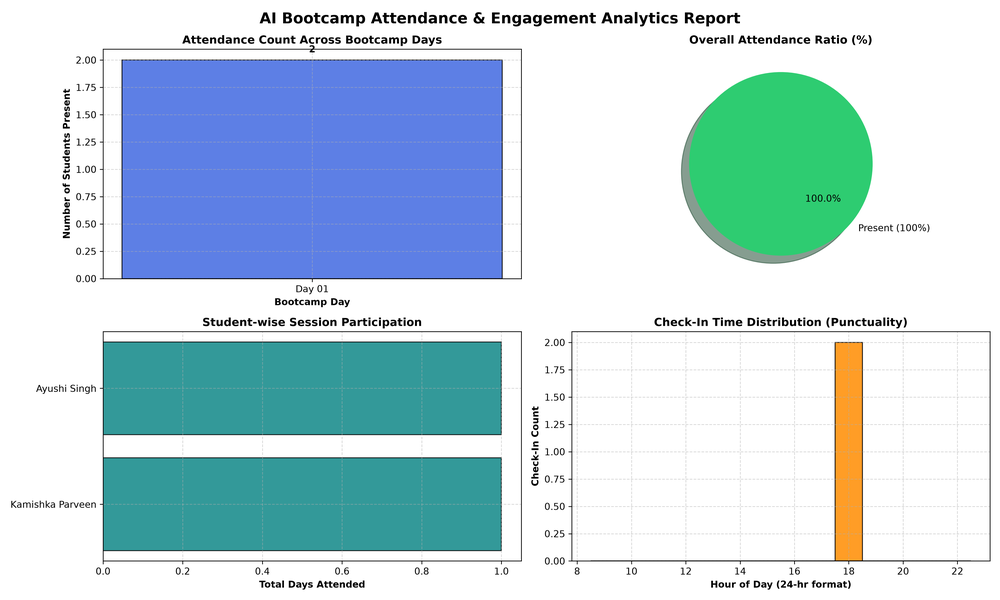
#> input picture bootcamp_attendance_report.png, 1000 x 600 px, shrunk from 4500 x 2700 before the run, given in place of the camera
$ python draw_canvas.py
#> lines starting #> are read from the running program, lines starting #| are printed output that depends on the picture; after the words box and inside, x2 and y2 are one past the last pixel; in counts of white or black regions, pixels touching at a corner belong together
import cv2
import numpy as np

# 1. Initialize Webcam (CAP_DSHOW prevents camera light freeze on Windows)
cap = cv2.VideoCapture(0, cv2.CAP_DSHOW)

# 2. Define HSV Color Range for a BLUE object (Default)
# Tip: Adjust lower/upper bounds if using a Red/Green object!
LOWER_COLOR = np.array([100, 150, 0])  # Lower bound for Blue in HSV
UPPER_COLOR = np.array([140, 255, 255])  # Upper bound for Blue in HSV

canvas = None
prev_point = None

print("Air Canvas Started! Wave a BLUE marker in front of the camera to draw.")
print("Press 'c' to clear canvas. Press 'q' to quit.")

while cap.isOpened():
  success, frame = cap.read()
#> frame is the input picture: shape (600, 1000, 3); mean B, G, R 223.8, 215, 191.9
  if not success:
    break

  # Flip frame horizontally for intuitive "mirror" drawing
  frame = cv2.flip(frame, 1)
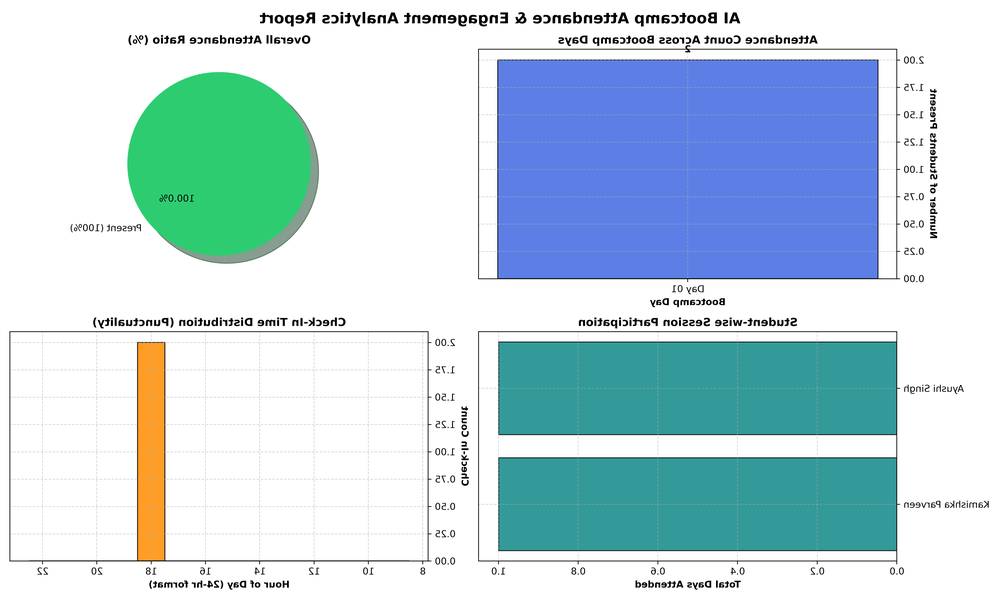
#> frame: shape (600, 1000, 3); mean B, G, R 223.8, 215, 191.9

  # Initialize black canvas to match camera size on first frame
  if canvas is None:
    canvas = np.zeros_like(frame)

  # --- CORE CV CONCEPTS FOR STUDENTS ---

  # A. Convert BGR to HSV color space (easier to isolate specific colors)
  hsv = cv2.cvtColor(frame, cv2.COLOR_BGR2HSV)
#> hsv: shape (600, 1000, 3); mean H, S, V 30.8, 52.7, 229.9

  # B. Create binary mask (White = color detected, Black = background)
  mask = cv2.inRange(hsv, LOWER_COLOR, UPPER_COLOR)
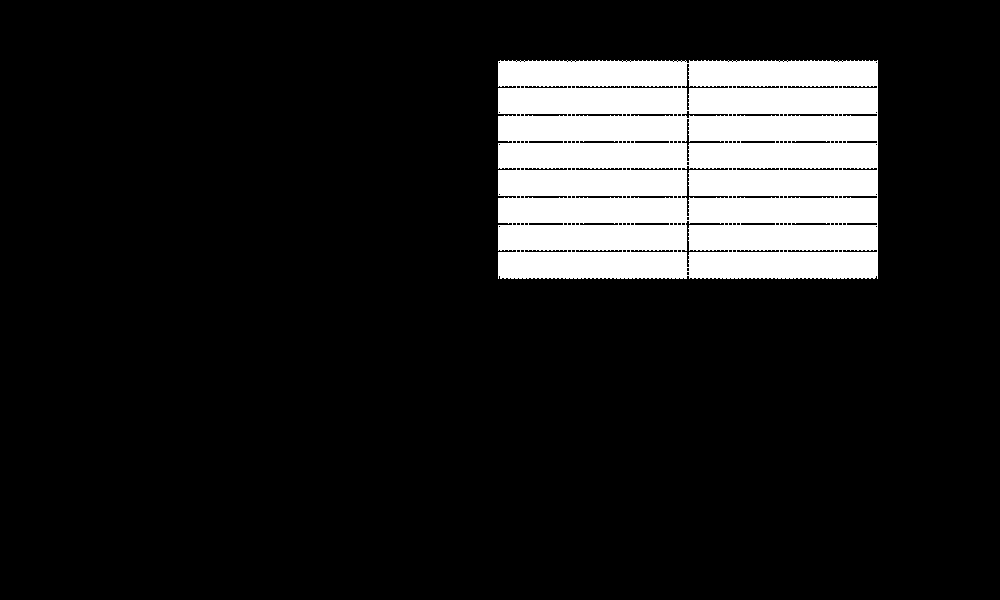
#> mask: shape (600, 1000); 13% white; 1 white region, box (x1, y1, x2, y2) and area: (498, 60, 878, 279) 77843

  # Clean noise using morphological erosion and dilation
  mask = cv2.erode(mask, None, iterations=1)
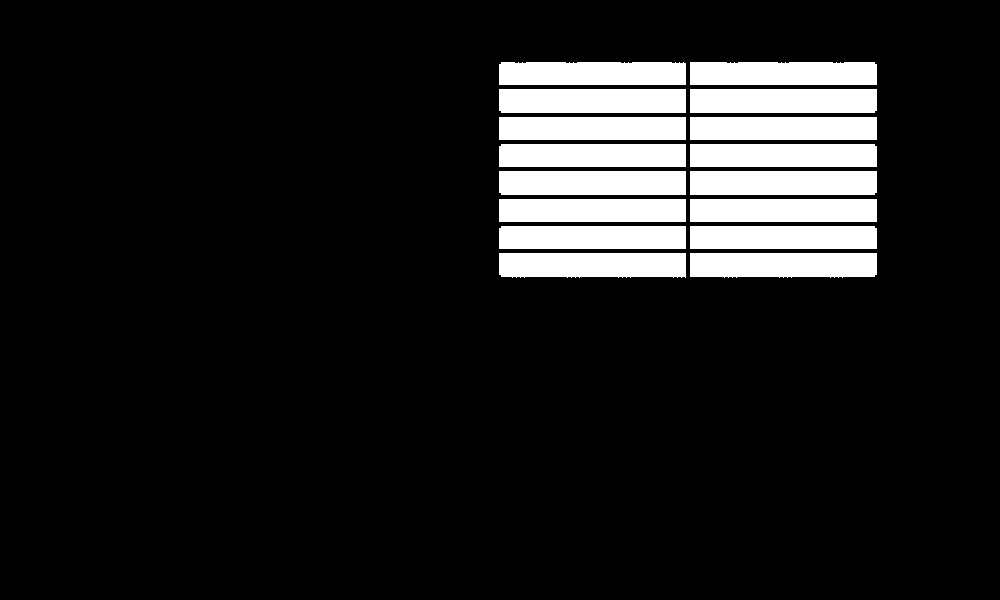
#> mask: shape (600, 1000); 11.6% white; 16 white regions, largest, box (x1, y1, x2, y2) and area: (499, 253, 686, 278) 4500, (690, 253, 877, 278) 4496, (499, 89, 686, 113) 4484
  mask = cv2.dilate(mask, None, iterations=1)
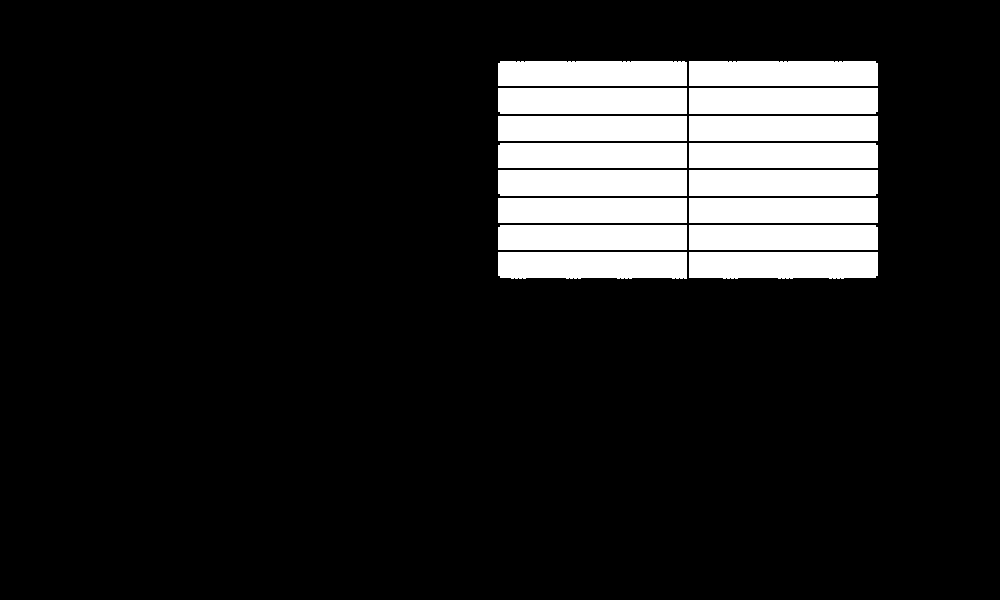
#> mask: shape (600, 1000); 12.8% white; 16 white regions

  # C. Find contours (outlines of detected shapes)
  contours, _ = cv2.findContours(
      mask, cv2.RETR_EXTERNAL, cv2.CHAIN_APPROX_SIMPLE
  )
#> contours = 16 contours; largest, box (x1, y1, x2, y2) and area: (498, 252, 687, 279) 4744, (689, 252, 878, 279) 4732, (689, 170, 878, 196) 4696, (498, 170, 687, 196) 4696, (689, 88, 878, 114) 4696

  curr_point = None

  if contours:
    # Get the largest contour (prevents small background noise from drawing)
    largest_contour = max(contours, key=cv2.contourArea)
#> largest_contour = contour of 57 points, box (x1, y1, x2, y2) (498, 252, 687, 279), area 4744

    # Filter out tiny detections by minimum area threshold
    if cv2.contourArea(largest_contour) > 500:
      # Calculate centroid (center x, y coordinates) of detected marker
      M = cv2.moments(largest_contour)
#> M = moments, m00 4744, centre m10/m00, m01/m00 = (592.1, 264.6)
      if M['m00'] != 0:
        cX = int(M['m10'] / M['m00'])
#> cX = 592
        cY = int(M['m01'] / M['m00'])
#> cY = 264
        curr_point = (cX, cY)
#> curr_point = (592, 264)

        # Draw a visual tracking dot around object tip
        cv2.circle(frame, curr_point, 8, (0, 255, 255), -1)
#> frame: shape (600, 1000, 3); 0.03% of pixels changed, all inside (x1, y1, x2, y2) = (584, 256, 601, 273)

  # D. Draw lines on the canvas when object moves
  if curr_point and prev_point:
    cv2.line(canvas, prev_point, curr_point, (0, 0, 255), 5)  # Red ink line

  prev_point = curr_point
#> prev_point = (592, 264)

  # Combine live webcam feed and drawing canvas together
  combined = cv2.add(frame, canvas)

  # Display UI instructions
  cv2.putText(
      combined,
      "Press 'c' to Clear | Press 'q' to Quit",
      (10, 30),
      cv2.FONT_HERSHEY_SIMPLEX,
      0.7,
      (255, 255, 255),
      2,
  )
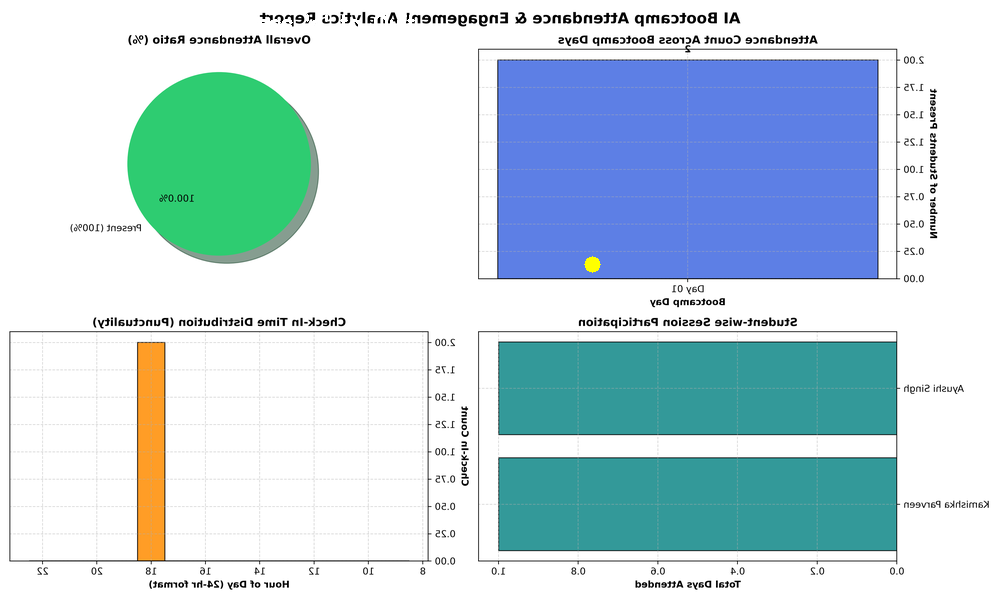
#> combined: shape (600, 1000, 3); mean B, G, R 223.8, 215.1, 192

  cv2.imshow('BCA AI Demo - Virtual Air Canvas', combined)

  key = cv2.waitKey(1) & 0xFF
#> (key q is pressed here)
  if key == ord('c'):
    canvas = np.zeros_like(frame)  # Clear canvas
  elif key == ord('q'):
    break

# Clean up webcam resources cleanly
cap.release()
cv2.waitKey(1)
cv2.destroyAllWindows()
cv2.waitKey(1)
